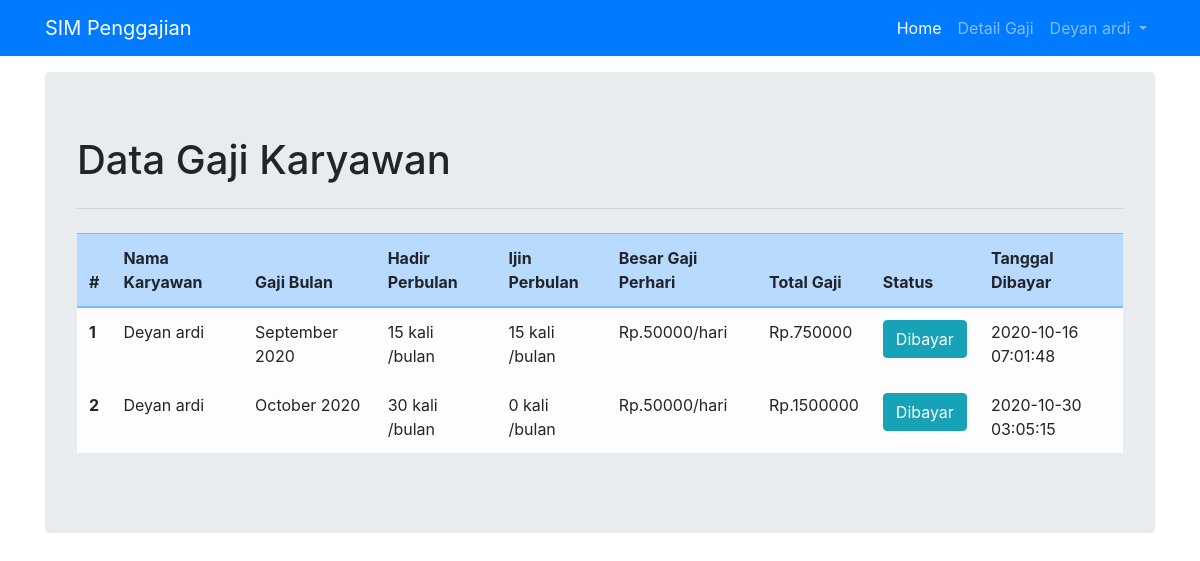
Screenshot of /public/user/data_gaji_user (signed in) with the database file from the repository.
### tables this page shows
CREATE TABLE `user` (
  `id` int(11) NOT NULL,
  `email` varchar(50) NOT NULL,
  `password` text NOT NULL,
  `foto_user` text DEFAULT NULL,
  `nama_user` text NOT NULL,
  `jabatan` int(1) NOT NULL DEFAULT 2,
  `alamat_asal` text NOT NULL,
  `active` int(1) NOT NULL DEFAULT 0,
  `create_at` datetime NOT NULL
);

CREATE TABLE `gaji_user` (
  `id` int(11) NOT NULL,
  `id_user` int(11) NOT NULL,
  `nama_bulan` varchar(50) NOT NULL,
  `jumlah_hadir` int(11) NOT NULL,
  `jumlah_ijin` int(11) NOT NULL,
  `besar_gaji` float NOT NULL,
  `total_gaji` float NOT NULL,
  `status` int(1) NOT NULL DEFAULT 0,
  `create_at` datetime DEFAULT NULL,
  `create_by` text NOT NULL
);

### app/core/Controller.php (called while the page is built, shortened)
<?php
  class Controller
  {
      public function view($view, $data = [])
      {
          require_once '../app/views/' . $view . '.php';
      }
      public function model($model)
      {
          return new $model;
      }
  }

### app/core/App.php (called while the page is built, shortened)
<?php
class App
{
    protected $method = 'index';
    protected $params = [];
    public function __construct()
    {
        $url = $this->parseURL();
        if (file_exists('../app/controllers/' . ucfirst($url[0]) . '.php')) {
            unset($url[0]);
        } else {
            header('Location:' . BASEURL . '/user');
            exit;
        }
        $this->controller = new $this->controller;
        if (isset($url[1])) {
            if (method_exists($this->controller, $url[1])) {
                $this->method = $url[1];
            }
        }
        call_user_func_array([$this->controller, $this->method], $this->params);
    }
    public function parseURL()
    {
        if (isset($_GET['url'])) {
            $url = rtrim($_GET['url'], '/');
            $url = filter_var($url, FILTER_SANITIZE_URL);
            $url = explode('/', $url);
            return $url;
        }
    }
}

### public/index.php (called while the page is built, shortened)
<?php
$app = new App;
exit;

### app/core/Database.php (called while the page is built, shortened)
<?php
class Database
{
    private $host = DB_HOST;
    private $user = DB_USER;
    private $pass = DB_PASS;
    private $db_name = DB_NAME;
    private $dbh;
    private $stmt;
    public function __construct()
    {
        $dsn = 'mysql:host=' . $this->host . ';dbname=' . $this->db_name;
        $option = [
            PDO::ATTR_PERSISTENT => true,
            PDO::ATTR_ERRMODE => PDO::ERRMODE_EXCEPTION
        ];
        try {
            $this->dbh = new PDO($dsn,  $this->user, $this->pass, $option);
        } catch (PDOException $e) {
            die($e->getMessage());
        }
    }
    public function query($query)
    {
        $this->stmt = $this->dbh->prepare($query);
    }
    public function bind($param, $value, $type = null)
    {
        if (is_null($type)) {
            switch (true) {
                default:
                    $type = PDO::PARAM_STR;
            }
        }
        $this->stmt->bindValue($param, $value, $type);
    }
    public function execute()
    {
        $this->stmt->execute();
    }
    public function resulSet()
    {
        $this->execute();
        return $this->stmt->fetchAll(PDO::FETCH_ASSOC);
    }
}

### app/models/User_model.php (called while the page is built, shortened)
<?php
class User_model
{
    private $db;
    public function __construct()
    {
        $this->db = new Database;
    }
    public function getUserWhere($data)
    {
        $this->db->query('SELECT*FROM user WHERE id=:id');
        $this->db->bind('id', $data);
        return $this->db->resulSet();
    }
    public function getAllGajiWhere($id)
    {
        $this->db->query('SELECT gaji_user.*, user.nama_user FROM user INNER JOIN gaji_user ON user.id=gaji_user.id_user WHERE user.id=:id');
        $this->db->bind('id', $id);
        return $this->db->resulSet();
    }
}

### app/views/page/data_gaji_user.php (the view, shortened to what this page needs)
<div class="container mt-3">
    <div class="jumbotron ">
        <h1 class="display-5">Data Gaji Karyawan</h1>
        <hr class="my-4">
        <div class="table-responsive">
            <table class="table table-primary">
                <thead>
                    <tr>
                        <th scope="col">#</th>
                        <th scope="col">Nama Karyawan</th>
                        <th scope="col">Gaji Bulan</th>
                        <th scope="col">Hadir Perbulan</th>
                        <th scope="col">Ijin Perbulan</th>
                        <th scope="col">Besar Gaji Perhari</th>
                        <th scope="col">Total Gaji</th>
                        <th scope="col">Status</th>
                        <th scope="col">Tanggal Dibayar</th>
                    </tr>
                </thead>
                <tbody class="table-light">
                    <?php
                    $i = 1;
                    foreach ($data['gaji'] as $data) { ?>
                    <tr>
                        <th scope="row"><?= $i++ ?></th>
                        <td><?= ucfirst($data['nama_user']) ?></td>
                        <td><?= $data['nama_bulan'] ?></td>
                        <td><?= $data['jumlah_hadir'] ?> kali /bulan</td>
                        <td><?= $data['jumlah_ijin'] ?> kali /bulan</td>
                        <td>Rp.<?= $data['besar_gaji'] ?>/hari</td>
                        <td>Rp.<?= $data['total_gaji'] ?></td>
                        <td>
                            <?php if ($data['status'] == 1) { ?>
                            <a href="#"><button class="btn btn-info">Dibayar</button></a>
                            <?php } else { ?>
                            <a href="#"><button class="btn btn-secondary">Pending</button></a>
                            <?php } ?>
                        </td>
                        <td>
                            <?php if (!empty($data['create_at'])) { ?>
                            <?= $data['create_at'] ?>
                            <?php  } else { ?>
                            Belum Dibayar
                            <?php } ?>
                        </td>
                    </tr>
                    <?php } ?>
                </tbody>
            </table>
        </div>
    </div>
</div>

### app/views/master/header.php (shortened to what this page needs)
<!doctype html>
<html lang="en">
<head>
    <link rel="stylesheet" href="https://cdn.jsdelivr.net/npm/bootstrap@4.5.3/dist/css/bootstrap.min.css"
>
</head>
<body>
    <section id="header">
        <nav class="navbar navbar-expand-lg navbar-dark bg-primary">
            <div class="container">
                <a class="navbar-brand" href="#">SIM Penggajian</a>
                <div class="collapse navbar-collapse justify-content-end" id="navbarNavAltMarkup">
                    <div class="navbar-nav">
                        <a class="nav-link active" href="<?= BASEURL ?>">Home <span class="sr-only">(current)</span></a>
                        <?php if ($data['user'][0]['jabatan'] == "1") { ?>
                        <a class="nav-link " href="<?= BASEURL ?>/user/pegawai">Data Pegawai</a>
                        <a class="nav-link " href="<?= BASEURL ?>/user/data_gaji">Data Gaji</a>
                        <?php } else { ?>
                        <a class="nav-link " href="<?= BASEURL ?>/user/data_gaji_user">Detail Gaji</a>
                        <?php } ?>
                        <li class=" nav-item dropdown">
                            <a class="nav-link dropdown-toggle" href="#" id="navbarDropdown" role="button"
                                data-toggle="dropdown" aria-haspopup="true" aria-expanded="false">
                                <?= ucfirst($data['user'][0]['nama_user']) ?>
                            </a>
                        </li>
                    </div>
                </div>
            </div>
        </nav>
    </section>

### rows the page displays
user: nama_user "Deyan ardi"
gaji_user: id_user.nama_user "Deyan ardi", nama_bulan "September 2020", jumlah_hadir "15", jumlah_ijin "15", besar_gaji "50000", total_gaji "750000", status "Dibayar", create_at "2020-10-16 07:01:48"
gaji_user: id_user.nama_user "Deyan ardi", nama_bulan "October 2020", jumlah_hadir "30", jumlah_ijin "0", besar_gaji "50000", total_gaji "1500000", status "Dibayar", create_at "2020-10-30 03:05:15"
